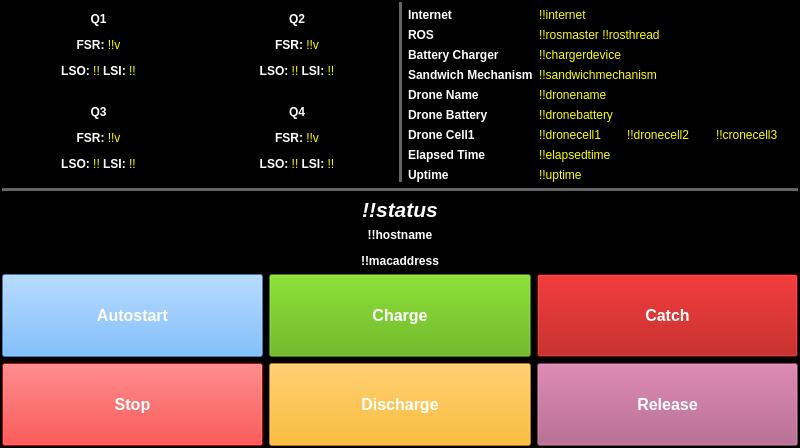
<?xml version="1.0" encoding="UTF-8"?>
<ui version="4.0">
 <class>MainWindow</class>
 <widget class="QMainWindow" name="MainWindow">
  <property name="geometry">
   <rect>
    <x>0</x>
    <y>0</y>
    <width>800</width>
    <height>448</height>
   </rect>
  </property>
  <property name="sizePolicy">
   <sizepolicy hsizetype="Fixed" vsizetype="Fixed">
    <horstretch>0</horstretch>
    <verstretch>0</verstretch>
   </sizepolicy>
  </property>
  <property name="font">
   <font>
    <family>Terminal</family>
   </font>
  </property>
  <property name="windowTitle">
   <string>The Cage Control Panel</string>
  </property>
  <property name="styleSheet">
   <string notr="true">background-color: rgb(0, 0, 0);
color: rgb(255, 255, 255);</string>
  </property>
  <property name="documentMode">
   <bool>false</bool>
  </property>
  <widget class="QWidget" name="centralWidget">
   <property name="enabled">
    <bool>true</bool>
   </property>
   <property name="sizePolicy">
    <sizepolicy hsizetype="Preferred" vsizetype="Preferred">
     <horstretch>0</horstretch>
     <verstretch>0</verstretch>
    </sizepolicy>
   </property>
   <property name="font">
    <font>
     <family>Terminal</family>
     <weight>75</weight>
     <bold>true</bold>
    </font>
   </property>
   <layout class="QVBoxLayout" name="verticalLayout_2">
    <property name="spacing">
     <number>6</number>
    </property>
    <property name="leftMargin">
     <number>2</number>
    </property>
    <property name="topMargin">
     <number>2</number>
    </property>
    <property name="rightMargin">
     <number>2</number>
    </property>
    <property name="bottomMargin">
     <number>2</number>
    </property>
    <item>
     <layout class="QVBoxLayout" name="verticalLayout">
      <property name="sizeConstraint">
       <enum>QLayout::SetMaximumSize</enum>
      </property>
      <item>
       <layout class="QHBoxLayout" name="horizontalLayout">
        <item>
         <layout class="QGridLayout" name="gridLayout" columnminimumwidth="140,140">
          <item row="0" column="1">
           <widget class="QLabel" name="label_Q2">
            <property name="text">
             <string>&lt;html&gt;&lt;head/&gt;&lt;body&gt;&lt;p align=&quot;center&quot;&gt;&lt;span style=&quot; font-weight:600;&quot;&gt;Q2&lt;/span&gt;&lt;/p&gt;&lt;p align=&quot;center&quot;&gt;&lt;span style=&quot; font-weight:600;&quot;&gt;FSR: &lt;/span&gt;&lt;span style=&quot; color:#ffff00;&quot;&gt;!!v&lt;/span&gt;&lt;/p&gt;&lt;p align=&quot;center&quot;&gt;&lt;span style=&quot; font-weight:600;&quot;&gt;LSO: &lt;/span&gt;&lt;span style=&quot; color:#ffff00;&quot;&gt;!!  &lt;/span&gt;&lt;span style=&quot; font-weight:600;&quot;&gt;LSI: &lt;/span&gt;&lt;span style=&quot; color:#ffff00;&quot;&gt;!!&lt;/span&gt;&lt;/p&gt;&lt;/body&gt;&lt;/html&gt;</string>
            </property>
           </widget>
          </item>
          <item row="0" column="0">
           <widget class="QLabel" name="label_Q1">
            <property name="text">
             <string>&lt;html&gt;&lt;head/&gt;&lt;body&gt;&lt;p align=&quot;center&quot;&gt;&lt;span style=&quot; font-weight:600;&quot;&gt;Q1&lt;/span&gt;&lt;/p&gt;&lt;p align=&quot;center&quot;&gt;&lt;span style=&quot; font-weight:600;&quot;&gt;FSR: &lt;/span&gt;&lt;span style=&quot; color:#ffff00;&quot;&gt;!!v&lt;/span&gt;&lt;/p&gt;&lt;p align=&quot;center&quot;&gt;&lt;span style=&quot; font-weight:600;&quot;&gt;LSO: &lt;/span&gt;&lt;span style=&quot; color:#ffff00;&quot;&gt;!!  &lt;/span&gt;&lt;span style=&quot; font-weight:600;&quot;&gt;LSI: &lt;/span&gt;&lt;span style=&quot; color:#ffff00;&quot;&gt;!!&lt;/span&gt;&lt;/p&gt;&lt;/body&gt;&lt;/html&gt;</string>
            </property>
           </widget>
          </item>
          <item row="1" column="0">
           <widget class="QLabel" name="label_Q3">
            <property name="text">
             <string>&lt;html&gt;&lt;head/&gt;&lt;body&gt;&lt;p align=&quot;center&quot;&gt;&lt;span style=&quot; font-weight:600;&quot;&gt;Q3&lt;/span&gt;&lt;/p&gt;&lt;p align=&quot;center&quot;&gt;&lt;span style=&quot; font-weight:600;&quot;&gt;FSR: &lt;/span&gt;&lt;span style=&quot; color:#ffff00;&quot;&gt;!!v&lt;/span&gt;&lt;/p&gt;&lt;p align=&quot;center&quot;&gt;&lt;span style=&quot; font-weight:600;&quot;&gt;LSO: &lt;/span&gt;&lt;span style=&quot; color:#ffff00;&quot;&gt;!!  &lt;/span&gt;&lt;span style=&quot; font-weight:600;&quot;&gt;LSI: &lt;/span&gt;&lt;span style=&quot; color:#ffff00;&quot;&gt;!!&lt;/span&gt;&lt;/p&gt;&lt;/body&gt;&lt;/html&gt;</string>
            </property>
           </widget>
          </item>
          <item row="1" column="1">
           <widget class="QLabel" name="label_Q4">
            <property name="text">
             <string>&lt;html&gt;&lt;head/&gt;&lt;body&gt;&lt;p align=&quot;center&quot;&gt;&lt;span style=&quot; font-weight:600;&quot;&gt;Q4&lt;/span&gt;&lt;/p&gt;&lt;p align=&quot;center&quot;&gt;&lt;span style=&quot; font-weight:600;&quot;&gt;FSR: &lt;/span&gt;&lt;span style=&quot; color:#ffff00;&quot;&gt;!!v&lt;/span&gt;&lt;/p&gt;&lt;p align=&quot;center&quot;&gt;&lt;span style=&quot; font-weight:600;&quot;&gt;LSO: &lt;/span&gt;&lt;span style=&quot; color:#ffff00;&quot;&gt;!!  &lt;/span&gt;&lt;span style=&quot; font-weight:600;&quot;&gt;LSI: &lt;/span&gt;&lt;span style=&quot; color:#ffff00;&quot;&gt;!!&lt;/span&gt;&lt;/p&gt;&lt;/body&gt;&lt;/html&gt;</string>
            </property>
           </widget>
          </item>
         </layout>
        </item>
        <item>
         <widget class="Line" name="line_2">
          <property name="layoutDirection">
           <enum>Qt::RightToLeft</enum>
          </property>
          <property name="styleSheet">
           <string notr="true">background-color: rgb(100, 100, 100);
color: rgb(100, 100, 100);</string>
          </property>
          <property name="frameShadow">
           <enum>QFrame::Plain</enum>
          </property>
          <property name="lineWidth">
           <number>2</number>
          </property>
          <property name="orientation">
           <enum>Qt::Vertical</enum>
          </property>
         </widget>
        </item>
        <item>
         <layout class="QFormLayout" name="formLayout">
          <property name="topMargin">
           <number>6</number>
          </property>
          <item row="0" column="0">
           <widget class="QLabel" name="label_internet">
            <property name="font">
             <font>
              <weight>75</weight>
              <bold>true</bold>
             </font>
            </property>
            <property name="text">
             <string>Internet</string>
            </property>
           </widget>
          </item>
          <item row="0" column="1">
           <widget class="QLabel" name="label_internetO">
            <property name="styleSheet">
             <string notr="true">color: rgb(255, 255, 0);</string>
            </property>
            <property name="text">
             <string>!!internet</string>
            </property>
           </widget>
          </item>
          <item row="1" column="0">
           <widget class="QLabel" name="label_ros">
            <property name="font">
             <font>
              <weight>75</weight>
              <bold>true</bold>
             </font>
            </property>
            <property name="text">
             <string>ROS</string>
            </property>
           </widget>
          </item>
          <item row="1" column="1">
           <widget class="QLabel" name="label_rosO">
            <property name="styleSheet">
             <string notr="true">color: rgb(255, 255, 0);</string>
            </property>
            <property name="text">
             <string>!!rosmaster !!rosthread</string>
            </property>
           </widget>
          </item>
          <item row="2" column="0">
           <widget class="QLabel" name="label_charger">
            <property name="font">
             <font>
              <weight>75</weight>
              <bold>true</bold>
             </font>
            </property>
            <property name="text">
             <string>Battery Charger</string>
            </property>
           </widget>
          </item>
          <item row="2" column="1">
           <widget class="QLabel" name="label_chargerO">
            <property name="styleSheet">
             <string notr="true">color: rgb(255, 255, 0);</string>
            </property>
            <property name="text">
             <string>!!chargerdevice</string>
            </property>
           </widget>
          </item>
          <item row="3" column="0">
           <widget class="QLabel" name="label_mechanism">
            <property name="font">
             <font>
              <weight>75</weight>
              <bold>true</bold>
             </font>
            </property>
            <property name="text">
             <string>Sandwich Mechanism</string>
            </property>
           </widget>
          </item>
          <item row="3" column="1">
           <widget class="QLabel" name="label_mechanismO">
            <property name="styleSheet">
             <string notr="true">color: rgb(255, 255, 0);</string>
            </property>
            <property name="text">
             <string>!!sandwichmechanism</string>
            </property>
           </widget>
          </item>
          <item row="4" column="0">
           <widget class="QLabel" name="label_drone">
            <property name="font">
             <font>
              <weight>75</weight>
              <bold>true</bold>
             </font>
            </property>
            <property name="text">
             <string>Drone Name</string>
            </property>
           </widget>
          </item>
          <item row="4" column="1">
           <widget class="QLabel" name="label_droneO">
            <property name="styleSheet">
             <string notr="true">color: rgb(255, 255, 0);</string>
            </property>
            <property name="text">
             <string>!!dronename</string>
            </property>
           </widget>
          </item>
          <item row="5" column="0">
           <widget class="QLabel" name="label_dronebattery">
            <property name="font">
             <font>
              <weight>75</weight>
              <bold>true</bold>
             </font>
            </property>
            <property name="text">
             <string>Drone Battery</string>
            </property>
           </widget>
          </item>
          <item row="5" column="1">
           <widget class="QLabel" name="label_dronebatteryO">
            <property name="styleSheet">
             <string notr="true">color: rgb(255, 255, 0);</string>
            </property>
            <property name="text">
             <string>!!dronebattery</string>
            </property>
           </widget>
          </item>
          <item row="6" column="0">
           <widget class="QLabel" name="label_dronecell1">
            <property name="font">
             <font>
              <weight>75</weight>
              <bold>true</bold>
             </font>
            </property>
            <property name="text">
             <string>Drone Cell1</string>
            </property>
           </widget>
          </item>
          <item row="6" column="1">
           <layout class="QHBoxLayout" name="horizontalLayout_4">
            <item>
             <widget class="QLabel" name="label_dronecell1O">
              <property name="styleSheet">
               <string notr="true">color: rgb(255, 255, 0);</string>
              </property>
              <property name="text">
               <string>!!dronecell1</string>
              </property>
             </widget>
            </item>
            <item>
             <widget class="QLabel" name="label_dronecell2O">
              <property name="styleSheet">
               <string notr="true">color: rgb(255, 255, 0);</string>
              </property>
              <property name="text">
               <string>!!dronecell2</string>
              </property>
             </widget>
            </item>
            <item>
             <widget class="QLabel" name="label_dronecell3O">
              <property name="styleSheet">
               <string notr="true">color: rgb(255, 255, 0);</string>
              </property>
              <property name="text">
               <string>!!cronecell3</string>
              </property>
             </widget>
            </item>
           </layout>
          </item>
          <item row="8" column="0">
           <widget class="QLabel" name="label_elapsed">
            <property name="font">
             <font>
              <weight>75</weight>
              <bold>true</bold>
             </font>
            </property>
            <property name="text">
             <string>Elapsed Time</string>
            </property>
           </widget>
          </item>
          <item row="9" column="0">
           <widget class="QLabel" name="label_uptime">
            <property name="font">
             <font>
              <weight>75</weight>
              <bold>true</bold>
             </font>
            </property>
            <property name="text">
             <string>Uptime</string>
            </property>
           </widget>
          </item>
          <item row="8" column="1">
           <widget class="QLabel" name="label_elapsedO">
            <property name="styleSheet">
             <string notr="true">color: rgb(255, 255, 0);</string>
            </property>
            <property name="text">
             <string>!!elapsedtime</string>
            </property>
           </widget>
          </item>
          <item row="9" column="1">
           <widget class="QLabel" name="label_uptimeO">
            <property name="styleSheet">
             <string notr="true">color: rgb(255, 255, 0);</string>
            </property>
            <property name="text">
             <string>!!uptime</string>
            </property>
           </widget>
          </item>
         </layout>
        </item>
       </layout>
      </item>
      <item>
       <layout class="QVBoxLayout" name="verticalLayout_4">
        <item>
         <widget class="Line" name="line">
          <property name="layoutDirection">
           <enum>Qt::RightToLeft</enum>
          </property>
          <property name="styleSheet">
           <string notr="true">background-color: rgb(100, 100, 100);
color: rgb(100, 100, 100);</string>
          </property>
          <property name="frameShadow">
           <enum>QFrame::Plain</enum>
          </property>
          <property name="lineWidth">
           <number>2</number>
          </property>
          <property name="orientation">
           <enum>Qt::Horizontal</enum>
          </property>
         </widget>
        </item>
        <item>
         <widget class="QLabel" name="label_status">
          <property name="sizePolicy">
           <sizepolicy hsizetype="Preferred" vsizetype="Maximum">
            <horstretch>0</horstretch>
            <verstretch>0</verstretch>
           </sizepolicy>
          </property>
          <property name="font">
           <font>
            <pointsize>16</pointsize>
            <weight>75</weight>
            <italic>true</italic>
            <bold>true</bold>
           </font>
          </property>
          <property name="text">
           <string>&lt;html&gt;&lt;head/&gt;&lt;body&gt;&lt;p align=&quot;center&quot;&gt;!!status&lt;/p&gt;&lt;/body&gt;&lt;/html&gt;</string>
          </property>
         </widget>
        </item>
        <item>
         <widget class="QLabel" name="label_network">
          <property name="sizePolicy">
           <sizepolicy hsizetype="Preferred" vsizetype="Maximum">
            <horstretch>0</horstretch>
            <verstretch>0</verstretch>
           </sizepolicy>
          </property>
          <property name="font">
           <font>
            <weight>75</weight>
            <bold>true</bold>
           </font>
          </property>
          <property name="text">
           <string>&lt;html&gt;&lt;head/&gt;&lt;body&gt;&lt;p align=&quot;center&quot;&gt;!!hostname&lt;/p&gt;&lt;p align=&quot;center&quot;&gt;!!macaddress&lt;/p&gt;&lt;/body&gt;&lt;/html&gt;</string>
          </property>
         </widget>
        </item>
        <item>
         <layout class="QHBoxLayout" name="horizontalLayout_2">
          <item>
           <layout class="QVBoxLayout" name="verticalLayout_5">
            <item>
             <widget class="QPushButton" name="push_autostart">
              <property name="sizePolicy">
               <sizepolicy hsizetype="Minimum" vsizetype="MinimumExpanding">
                <horstretch>0</horstretch>
                <verstretch>0</verstretch>
               </sizepolicy>
              </property>
              <property name="font">
               <font>
                <pointsize>12</pointsize>
                <weight>75</weight>
                <bold>true</bold>
               </font>
              </property>
              <property name="styleSheet">
               <string notr="true">background-color: rgb(85, 170, 255);</string>
              </property>
              <property name="text">
               <string>Autostart</string>
              </property>
              <property name="flat">
               <bool>false</bool>
              </property>
             </widget>
            </item>
            <item>
             <widget class="QPushButton" name="push_stop">
              <property name="sizePolicy">
               <sizepolicy hsizetype="Minimum" vsizetype="MinimumExpanding">
                <horstretch>0</horstretch>
                <verstretch>0</verstretch>
               </sizepolicy>
              </property>
              <property name="font">
               <font>
                <pointsize>12</pointsize>
                <weight>75</weight>
                <bold>true</bold>
               </font>
              </property>
              <property name="styleSheet">
               <string notr="true">background-color: rgb(255, 0, 0);</string>
              </property>
              <property name="text">
               <string>Stop</string>
              </property>
             </widget>
            </item>
           </layout>
          </item>
          <item>
           <layout class="QVBoxLayout" name="verticalLayout_6">
            <item>
             <widget class="QPushButton" name="push_charge">
              <property name="sizePolicy">
               <sizepolicy hsizetype="Minimum" vsizetype="MinimumExpanding">
                <horstretch>0</horstretch>
                <verstretch>0</verstretch>
               </sizepolicy>
              </property>
              <property name="font">
               <font>
                <pointsize>12</pointsize>
                <weight>75</weight>
                <bold>true</bold>
               </font>
              </property>
              <property name="styleSheet">
               <string notr="true">background-color: rgb(85, 170, 0);</string>
              </property>
              <property name="text">
               <string>Charge</string>
              </property>
             </widget>
            </item>
            <item>
             <widget class="QPushButton" name="push_discharge">
              <property name="sizePolicy">
               <sizepolicy hsizetype="Minimum" vsizetype="MinimumExpanding">
                <horstretch>0</horstretch>
                <verstretch>0</verstretch>
               </sizepolicy>
              </property>
              <property name="font">
               <font>
                <pointsize>12</pointsize>
                <weight>75</weight>
                <bold>true</bold>
               </font>
              </property>
              <property name="styleSheet">
               <string notr="true">background-color: rgb(255, 170, 0);</string>
              </property>
              <property name="text">
               <string>Discharge</string>
              </property>
             </widget>
            </item>
           </layout>
          </item>
          <item>
           <layout class="QVBoxLayout" name="verticalLayout_8">
            <item>
             <widget class="QPushButton" name="push_catch">
              <property name="sizePolicy">
               <sizepolicy hsizetype="Minimum" vsizetype="MinimumExpanding">
                <horstretch>0</horstretch>
                <verstretch>0</verstretch>
               </sizepolicy>
              </property>
              <property name="font">
               <font>
                <pointsize>12</pointsize>
                <weight>75</weight>
                <bold>true</bold>
               </font>
              </property>
              <property name="styleSheet">
               <string notr="true">background-color: rgb(170, 0, 0);</string>
              </property>
              <property name="text">
               <string>Catch</string>
              </property>
             </widget>
            </item>
            <item>
             <widget class="QPushButton" name="push_release">
              <property name="sizePolicy">
               <sizepolicy hsizetype="Minimum" vsizetype="MinimumExpanding">
                <horstretch>0</horstretch>
                <verstretch>0</verstretch>
               </sizepolicy>
              </property>
              <property name="font">
               <font>
                <pointsize>12</pointsize>
                <weight>75</weight>
                <bold>true</bold>
               </font>
              </property>
              <property name="styleSheet">
               <string notr="true">background-color: rgb(170, 85, 127);</string>
              </property>
              <property name="text">
               <string>Release</string>
              </property>
             </widget>
            </item>
           </layout>
          </item>
         </layout>
        </item>
       </layout>
      </item>
     </layout>
    </item>
   </layout>
  </widget>
 </widget>
 <layoutdefault spacing="6" margin="11"/>
 <resources/>
 <connections/>
</ui>
